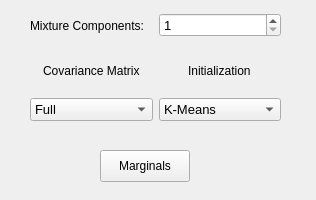
<?xml version="1.0" encoding="UTF-8"?>
<ui version="4.0">
 <class>ParametersGMM</class>
 <widget class="QWidget" name="ParametersGMM">
  <property name="geometry">
   <rect>
    <x>0</x>
    <y>0</y>
    <width>316</width>
    <height>200</height>
   </rect>
  </property>
  <property name="windowTitle">
   <string>Form</string>
  </property>
  <widget class="QWidget" name="layoutWidget">
   <property name="geometry">
    <rect>
     <x>30</x>
     <y>10</y>
     <width>251</width>
     <height>31</height>
    </rect>
   </property>
   <layout class="QHBoxLayout" name="horizontalLayout">
    <item>
     <widget class="QLabel" name="label_8">
      <property name="font">
       <font>
        <pointsize>9</pointsize>
       </font>
      </property>
      <property name="text">
       <string>Mixture Components:</string>
      </property>
     </widget>
    </item>
    <item>
     <widget class="QSpinBox" name="gmmCount">
      <property name="font">
       <font>
        <pointsize>10</pointsize>
       </font>
      </property>
      <property name="toolTip">
       <string>Number of mixtures trained per class</string>
      </property>
      <property name="minimum">
       <number>1</number>
      </property>
      <property name="maximum">
       <number>200</number>
      </property>
      <property name="value">
       <number>1</number>
      </property>
     </widget>
    </item>
   </layout>
  </widget>
  <widget class="QWidget" name="layoutWidget">
   <property name="geometry">
    <rect>
     <x>30</x>
     <y>50</y>
     <width>251</width>
     <height>71</height>
    </rect>
   </property>
   <layout class="QHBoxLayout" name="horizontalLayout_2">
    <item>
     <layout class="QVBoxLayout" name="verticalLayout">
      <item alignment="Qt::AlignHCenter">
       <widget class="QLabel" name="label_6">
        <property name="font">
         <font>
          <pointsize>9</pointsize>
         </font>
        </property>
        <property name="text">
         <string>Covariance Matrix</string>
        </property>
       </widget>
      </item>
      <item>
       <widget class="QComboBox" name="gmmCovarianceCombo">
        <property name="font">
         <font>
          <pointsize>10</pointsize>
         </font>
        </property>
        <property name="toolTip">
         <string>Covariance Matrix type</string>
        </property>
        <property name="currentIndex">
         <number>0</number>
        </property>
        <item>
         <property name="text">
          <string>Full</string>
         </property>
        </item>
        <item>
         <property name="text">
          <string>Diagonal</string>
         </property>
        </item>
        <item>
         <property name="text">
          <string>Spherical</string>
         </property>
        </item>
       </widget>
      </item>
     </layout>
    </item>
    <item>
     <layout class="QVBoxLayout" name="verticalLayout_2">
      <item alignment="Qt::AlignHCenter">
       <widget class="QLabel" name="label_7">
        <property name="font">
         <font>
          <pointsize>9</pointsize>
         </font>
        </property>
        <property name="text">
         <string>Initialization</string>
        </property>
       </widget>
      </item>
      <item>
       <widget class="QComboBox" name="gmmInitCombo">
        <property name="font">
         <font>
          <pointsize>10</pointsize>
         </font>
        </property>
        <property name="toolTip">
         <string>Method for initialization of the GMM prior to the first EM step
Random: randomly place the means of the mixtures (unit variance)
Uniform: uniformly split the space along the first axis and set the means there (unit variance)
K-Means: perform K-Means and assign means and variance to each mixture</string>
        </property>
        <property name="currentIndex">
         <number>2</number>
        </property>
        <item>
         <property name="text">
          <string>Random</string>
         </property>
        </item>
        <item>
         <property name="text">
          <string>Uniform</string>
         </property>
        </item>
        <item>
         <property name="text">
          <string>K-Means</string>
         </property>
        </item>
       </widget>
      </item>
     </layout>
    </item>
   </layout>
  </widget>
  <widget class="QPushButton" name="marginalsButton">
   <property name="geometry">
    <rect>
     <x>100</x>
     <y>150</y>
     <width>90</width>
     <height>32</height>
    </rect>
   </property>
   <property name="font">
    <font>
     <pointsize>9</pointsize>
    </font>
   </property>
   <property name="text">
    <string>Marginals</string>
   </property>
  </widget>
 </widget>
 <resources/>
 <connections/>
</ui>
